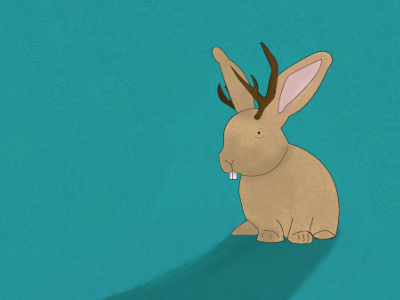
#> input picture Python/Image/images/1.jpg, 400 x 300 px, found by its file name; the run also reads 1 picture not shown here
$ python image.py
#> lines starting #> are read from the running program, lines starting #| are printed output that depends on the picture
import cv2
import numpy as np

# 读入图片
image1 = cv2.imread('D:\Application Data\Git\SourceCode\Python\Image\images/1.jpg')
#> image1 is the input picture: shape (300, 400, 3); mean B, G, R 143.3, 145.4, 53
image2 = cv2.imread('D:\Application Data\Git\SourceCode\Python\Image\images/2.jpg')

# 预览原始图片
cv2.imshow('image1', image1)
cv2.waitKey(0)
cv2.imshow('image2', image2)
cv2.waitKey(0)

def logic_img(img1, img2):
    add_image = cv2.add(img1, img2)#图像相加
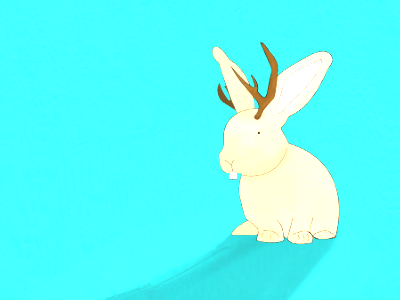
#> add_image: shape (300, 400, 3); mean B, G, R 247.9, 251.8, 92.3
    cv2.imshow('add_image', add_image)
    cv2.waitKey(0)
    subtract_image = cv2.subtract(img1, img2)#图像相减
#> subtract_image: shape (300, 400, 3); every value is 0
    cv2.imshow('subtract_image', subtract_image)
    cv2.waitKey(0)

logic_img(image1, image2)
